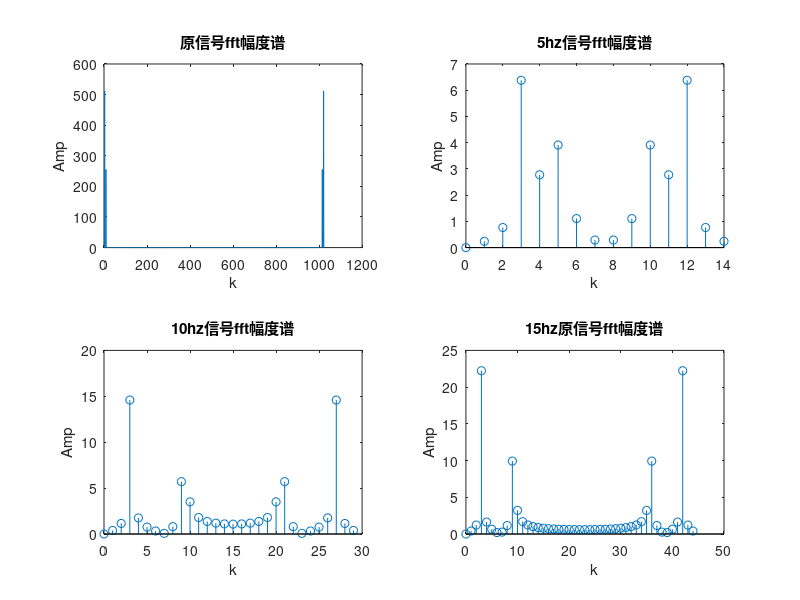

This figure's MATLAB source:
x_a = @(t)sin(2*pi*1*t)+0.5*sin(6*pi*1*t);
src_time = linspace(0,3,1024);
src_index = linspace(0,1023,1024);
src_wave = x_a(src_time);
src_fft = fft(src_wave);
hz5_time = linspace(0,3,15);
hz5_index = linspace(0, 14, 15);
hz5_wave = x_a(hz5_time);
hz5_fft = fft(hz5_wave);
hz10_time = linspace(0,3,30);
hz10_index = linspace(0, 29, 30);
hz10_wave = x_a(hz10_time);
hz10_fft = fft(hz10_wave);
hz15_time = linspace(0,3,45);
hz15_index = linspace(0, 44, 45);
hz15_wave = x_a(hz15_time);
hz15_fft = fft(hz15_wave);
%%%%
subplot(2,2,1);
plot(src_index, abs(src_fft));
xlabel('k');
ylabel('Amp');
title('原信号fft幅度谱');
%%%%
subplot(2,2,2);
stem(hz5_index, abs(hz5_fft));
xlabel('k');
ylabel('Amp');
title('5hz信号fft幅度谱');
%%%%
subplot(2,2,3);
stem(hz10_index, abs(hz10_fft));
xlabel('k');
ylabel('Amp');
title('10hz信号fft幅度谱');
%%%%
subplot(2,2,4);
stem(hz15_index, abs(hz15_fft));
xlabel('k');
ylabel('Amp');
title('15hz原信号fft幅度谱');

